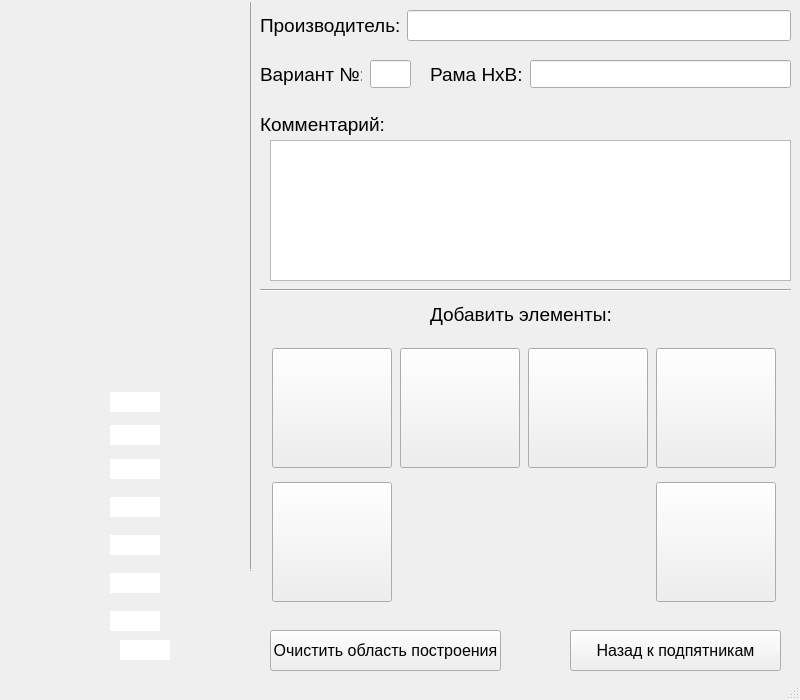
<?xml version="1.0" encoding="UTF-8"?>
<ui version="4.0">
 <class>MainWindow</class>
 <widget class="QMainWindow" name="MainWindow">
  <property name="geometry">
   <rect>
    <x>0</x>
    <y>0</y>
    <width>800</width>
    <height>700</height>
   </rect>
  </property>
  <property name="minimumSize">
   <size>
    <width>250</width>
    <height>700</height>
   </size>
  </property>
  <property name="maximumSize">
   <size>
    <width>800</width>
    <height>700</height>
   </size>
  </property>
  <property name="font">
   <font>
    <family>Arial</family>
    <pointsize>12</pointsize>
   </font>
  </property>
  <property name="windowTitle">
   <string>Отрисовка рам</string>
  </property>
  <widget class="QWidget" name="centralwidget">
   <widget class="QLineEdit" name="lineEdit_d0">
    <property name="geometry">
     <rect>
      <x>120</x>
      <y>640</y>
      <width>50</width>
      <height>20</height>
     </rect>
    </property>
    <property name="focusPolicy">
     <enum>Qt::ClickFocus</enum>
    </property>
    <property name="maxLength">
     <number>4</number>
    </property>
    <property name="frame">
     <bool>false</bool>
    </property>
    <property name="alignment">
     <set>Qt::AlignBottom|Qt::AlignHCenter</set>
    </property>
   </widget>
   <widget class="QLabel" name="bgrnd">
    <property name="geometry">
     <rect>
      <x>0</x>
      <y>0</y>
      <width>250</width>
      <height>671</height>
     </rect>
    </property>
    <property name="text">
     <string/>
    </property>
    <property name="pixmap">
     <pixmap>pics/frame/Bgrnd.png</pixmap>
    </property>
    <property name="scaledContents">
     <bool>true</bool>
    </property>
   </widget>
   <widget class="Line" name="line">
    <property name="geometry">
     <rect>
      <x>250</x>
      <y>0</y>
      <width>1</width>
      <height>571</height>
     </rect>
    </property>
    <property name="frameShadow">
     <enum>QFrame::Raised</enum>
    </property>
    <property name="lineWidth">
     <number>2</number>
    </property>
    <property name="orientation">
     <enum>Qt::Vertical</enum>
    </property>
   </widget>
   <widget class="QWidget" name="horizontalLayoutWidget">
    <property name="geometry">
     <rect>
      <x>260</x>
      <y>10</y>
      <width>531</width>
      <height>31</height>
     </rect>
    </property>
    <layout class="QHBoxLayout" name="horizontalLayout">
     <item>
      <widget class="QLabel" name="label_3">
       <property name="font">
        <font>
         <pointsize>14</pointsize>
        </font>
       </property>
       <property name="text">
        <string>Производитель:</string>
       </property>
      </widget>
     </item>
     <item>
      <widget class="QLineEdit" name="lineEdit">
       <property name="font">
        <font>
         <pointsize>14</pointsize>
        </font>
       </property>
       <property name="alignment">
        <set>Qt::AlignCenter</set>
       </property>
      </widget>
     </item>
    </layout>
   </widget>
   <widget class="QLabel" name="label_4">
    <property name="geometry">
     <rect>
      <x>260</x>
      <y>60</y>
      <width>102</width>
      <height>29</height>
     </rect>
    </property>
    <property name="font">
     <font>
      <pointsize>14</pointsize>
     </font>
    </property>
    <property name="text">
     <string>Вариант №:</string>
    </property>
   </widget>
   <widget class="QLineEdit" name="lineEdit_variant">
    <property name="geometry">
     <rect>
      <x>370</x>
      <y>60</y>
      <width>41</width>
      <height>28</height>
     </rect>
    </property>
    <property name="font">
     <font>
      <pointsize>14</pointsize>
     </font>
    </property>
    <property name="focusPolicy">
     <enum>Qt::ClickFocus</enum>
    </property>
    <property name="maxLength">
     <number>2</number>
    </property>
    <property name="alignment">
     <set>Qt::AlignCenter</set>
    </property>
   </widget>
   <widget class="Line" name="line_2">
    <property name="geometry">
     <rect>
      <x>260</x>
      <y>280</y>
      <width>531</width>
      <height>20</height>
     </rect>
    </property>
    <property name="orientation">
     <enum>Qt::Horizontal</enum>
    </property>
   </widget>
   <widget class="QLabel" name="label_8">
    <property name="geometry">
     <rect>
      <x>430</x>
      <y>60</y>
      <width>102</width>
      <height>29</height>
     </rect>
    </property>
    <property name="font">
     <font>
      <pointsize>14</pointsize>
     </font>
    </property>
    <property name="text">
     <string>Рама HxB:</string>
    </property>
   </widget>
   <widget class="QLineEdit" name="lineEdit_frame">
    <property name="geometry">
     <rect>
      <x>530</x>
      <y>60</y>
      <width>261</width>
      <height>28</height>
     </rect>
    </property>
    <property name="font">
     <font>
      <pointsize>14</pointsize>
     </font>
    </property>
    <property name="focusPolicy">
     <enum>Qt::ClickFocus</enum>
    </property>
    <property name="maxLength">
     <number>10</number>
    </property>
    <property name="alignment">
     <set>Qt::AlignCenter</set>
    </property>
   </widget>
   <widget class="QLabel" name="label_9">
    <property name="geometry">
     <rect>
      <x>260</x>
      <y>110</y>
      <width>131</width>
      <height>29</height>
     </rect>
    </property>
    <property name="font">
     <font>
      <pointsize>14</pointsize>
     </font>
    </property>
    <property name="text">
     <string>Комментарий:</string>
    </property>
   </widget>
   <widget class="QTextEdit" name="textEdit">
    <property name="geometry">
     <rect>
      <x>270</x>
      <y>140</y>
      <width>521</width>
      <height>141</height>
     </rect>
    </property>
    <property name="font">
     <font>
      <pointsize>12</pointsize>
     </font>
    </property>
   </widget>
   <widget class="QPushButton" name="pushButton_pp1">
    <property name="geometry">
     <rect>
      <x>570</x>
      <y>630</y>
      <width>211</width>
      <height>41</height>
     </rect>
    </property>
    <property name="text">
     <string>Назад к подпятникам</string>
    </property>
   </widget>
   <widget class="QLabel" name="label_g1">
    <property name="geometry">
     <rect>
      <x>0</x>
      <y>620</y>
      <width>173</width>
      <height>54</height>
     </rect>
    </property>
    <property name="text">
     <string/>
    </property>
    <property name="pixmap">
     <pixmap>pics/frame/G1.png</pixmap>
    </property>
    <property name="scaledContents">
     <bool>true</bool>
    </property>
   </widget>
   <widget class="QLabel" name="label_10">
    <property name="geometry">
     <rect>
      <x>430</x>
      <y>300</y>
      <width>191</width>
      <height>29</height>
     </rect>
    </property>
    <property name="font">
     <font>
      <pointsize>14</pointsize>
     </font>
    </property>
    <property name="text">
     <string>Добавить элементы:</string>
    </property>
   </widget>
   <widget class="QWidget" name="gridLayoutWidget">
    <property name="geometry">
     <rect>
      <x>270</x>
      <y>340</y>
      <width>511</width>
      <height>271</height>
     </rect>
    </property>
    <layout class="QGridLayout" name="gridLayout">
     <item row="0" column="1">
      <widget class="QPushButton" name="pushButton_dg2">
       <property name="sizePolicy">
        <sizepolicy hsizetype="Fixed" vsizetype="Fixed">
         <horstretch>0</horstretch>
         <verstretch>0</verstretch>
        </sizepolicy>
       </property>
       <property name="minimumSize">
        <size>
         <width>120</width>
         <height>120</height>
        </size>
       </property>
       <property name="maximumSize">
        <size>
         <width>120</width>
         <height>120</height>
        </size>
       </property>
       <property name="sizeIncrement">
        <size>
         <width>0</width>
         <height>0</height>
        </size>
       </property>
       <property name="text">
        <string/>
       </property>
       <property name="icon">
        <iconset>
         <normaloff>pics/thumbs/frdg2.jpg</normaloff>pics/thumbs/frdg2.jpg</iconset>
       </property>
       <property name="iconSize">
        <size>
         <width>110</width>
         <height>110</height>
        </size>
       </property>
       <property name="flat">
        <bool>false</bool>
       </property>
      </widget>
     </item>
     <item row="0" column="2">
      <widget class="QPushButton" name="pushButton_d1">
       <property name="sizePolicy">
        <sizepolicy hsizetype="Fixed" vsizetype="Fixed">
         <horstretch>0</horstretch>
         <verstretch>0</verstretch>
        </sizepolicy>
       </property>
       <property name="minimumSize">
        <size>
         <width>120</width>
         <height>120</height>
        </size>
       </property>
       <property name="maximumSize">
        <size>
         <width>120</width>
         <height>120</height>
        </size>
       </property>
       <property name="sizeIncrement">
        <size>
         <width>0</width>
         <height>0</height>
        </size>
       </property>
       <property name="text">
        <string/>
       </property>
       <property name="icon">
        <iconset>
         <normaloff>pics/thumbs/frd1.jpg</normaloff>pics/thumbs/frd1.jpg</iconset>
       </property>
       <property name="iconSize">
        <size>
         <width>110</width>
         <height>110</height>
        </size>
       </property>
       <property name="flat">
        <bool>false</bool>
       </property>
      </widget>
     </item>
     <item row="0" column="0">
      <widget class="QPushButton" name="pushButton_dg1">
       <property name="sizePolicy">
        <sizepolicy hsizetype="Fixed" vsizetype="Fixed">
         <horstretch>0</horstretch>
         <verstretch>0</verstretch>
        </sizepolicy>
       </property>
       <property name="minimumSize">
        <size>
         <width>120</width>
         <height>120</height>
        </size>
       </property>
       <property name="maximumSize">
        <size>
         <width>120</width>
         <height>120</height>
        </size>
       </property>
       <property name="sizeIncrement">
        <size>
         <width>0</width>
         <height>0</height>
        </size>
       </property>
       <property name="text">
        <string/>
       </property>
       <property name="icon">
        <iconset>
         <normaloff>pics/thumbs/frdg1.jpg</normaloff>pics/thumbs/frdg1.jpg</iconset>
       </property>
       <property name="iconSize">
        <size>
         <width>110</width>
         <height>110</height>
        </size>
       </property>
       <property name="flat">
        <bool>false</bool>
       </property>
      </widget>
     </item>
     <item row="1" column="0">
      <widget class="QPushButton" name="pushButton_g2">
       <property name="sizePolicy">
        <sizepolicy hsizetype="Fixed" vsizetype="Fixed">
         <horstretch>0</horstretch>
         <verstretch>0</verstretch>
        </sizepolicy>
       </property>
       <property name="minimumSize">
        <size>
         <width>120</width>
         <height>120</height>
        </size>
       </property>
       <property name="maximumSize">
        <size>
         <width>120</width>
         <height>120</height>
        </size>
       </property>
       <property name="sizeIncrement">
        <size>
         <width>0</width>
         <height>0</height>
        </size>
       </property>
       <property name="text">
        <string/>
       </property>
       <property name="icon">
        <iconset>
         <normaloff>pics/thumbs/frg2.jpg</normaloff>pics/thumbs/frg2.jpg</iconset>
       </property>
       <property name="iconSize">
        <size>
         <width>110</width>
         <height>110</height>
        </size>
       </property>
       <property name="flat">
        <bool>false</bool>
       </property>
      </widget>
     </item>
     <item row="0" column="3">
      <widget class="QPushButton" name="pushButton_d2">
       <property name="sizePolicy">
        <sizepolicy hsizetype="Fixed" vsizetype="Fixed">
         <horstretch>0</horstretch>
         <verstretch>0</verstretch>
        </sizepolicy>
       </property>
       <property name="minimumSize">
        <size>
         <width>120</width>
         <height>120</height>
        </size>
       </property>
       <property name="maximumSize">
        <size>
         <width>120</width>
         <height>120</height>
        </size>
       </property>
       <property name="sizeIncrement">
        <size>
         <width>0</width>
         <height>0</height>
        </size>
       </property>
       <property name="text">
        <string/>
       </property>
       <property name="icon">
        <iconset>
         <normaloff>pics/thumbs/frd2.jpg</normaloff>pics/thumbs/frd2.jpg</iconset>
       </property>
       <property name="iconSize">
        <size>
         <width>110</width>
         <height>110</height>
        </size>
       </property>
       <property name="flat">
        <bool>false</bool>
       </property>
      </widget>
     </item>
     <item row="1" column="3">
      <widget class="QPushButton" name="pushButton_nd">
       <property name="sizePolicy">
        <sizepolicy hsizetype="Fixed" vsizetype="Fixed">
         <horstretch>0</horstretch>
         <verstretch>0</verstretch>
        </sizepolicy>
       </property>
       <property name="minimumSize">
        <size>
         <width>120</width>
         <height>120</height>
        </size>
       </property>
       <property name="maximumSize">
        <size>
         <width>120</width>
         <height>120</height>
        </size>
       </property>
       <property name="sizeIncrement">
        <size>
         <width>0</width>
         <height>0</height>
        </size>
       </property>
       <property name="text">
        <string/>
       </property>
       <property name="icon">
        <iconset>
         <normaloff>pics/thumbs/frg1x.jpg</normaloff>pics/thumbs/frg1x.jpg</iconset>
       </property>
       <property name="iconSize">
        <size>
         <width>110</width>
         <height>110</height>
        </size>
       </property>
       <property name="flat">
        <bool>false</bool>
       </property>
      </widget>
     </item>
    </layout>
   </widget>
   <widget class="QLabel" name="label_dg1">
    <property name="geometry">
     <rect>
      <x>0</x>
      <y>591</y>
      <width>134</width>
      <height>54</height>
     </rect>
    </property>
    <property name="text">
     <string/>
    </property>
    <property name="pixmap">
     <pixmap>pics/frame/DG1.png</pixmap>
    </property>
    <property name="scaledContents">
     <bool>true</bool>
    </property>
   </widget>
   <widget class="QLineEdit" name="lineEdit_d1">
    <property name="geometry">
     <rect>
      <x>110</x>
      <y>611</y>
      <width>50</width>
      <height>20</height>
     </rect>
    </property>
    <property name="font">
     <font>
      <pointsize>11</pointsize>
     </font>
    </property>
    <property name="focusPolicy">
     <enum>Qt::ClickFocus</enum>
    </property>
    <property name="maxLength">
     <number>4</number>
    </property>
    <property name="frame">
     <bool>false</bool>
    </property>
    <property name="alignment">
     <set>Qt::AlignLeading|Qt::AlignLeft|Qt::AlignVCenter</set>
    </property>
   </widget>
   <widget class="QLabel" name="label_ng">
    <property name="geometry">
     <rect>
      <x>0</x>
      <y>620</y>
      <width>173</width>
      <height>54</height>
     </rect>
    </property>
    <property name="text">
     <string/>
    </property>
    <property name="pixmap">
     <pixmap>pics/frame/NG.png</pixmap>
    </property>
    <property name="scaledContents">
     <bool>true</bool>
    </property>
   </widget>
   <widget class="QLabel" name="label_d1">
    <property name="geometry">
     <rect>
      <x>0</x>
      <y>553</y>
      <width>134</width>
      <height>54</height>
     </rect>
    </property>
    <property name="text">
     <string/>
    </property>
    <property name="pixmap">
     <pixmap>pics/frame/D1.png</pixmap>
    </property>
    <property name="scaledContents">
     <bool>true</bool>
    </property>
   </widget>
   <widget class="QLabel" name="label_d2">
    <property name="geometry">
     <rect>
      <x>0</x>
      <y>515</y>
      <width>134</width>
      <height>54</height>
     </rect>
    </property>
    <property name="text">
     <string/>
    </property>
    <property name="pixmap">
     <pixmap>pics/frame/D2.png</pixmap>
    </property>
    <property name="scaledContents">
     <bool>true</bool>
    </property>
   </widget>
   <widget class="QLabel" name="label_d1_2">
    <property name="geometry">
     <rect>
      <x>0</x>
      <y>477</y>
      <width>134</width>
      <height>54</height>
     </rect>
    </property>
    <property name="text">
     <string/>
    </property>
    <property name="pixmap">
     <pixmap>pics/frame/D1.png</pixmap>
    </property>
    <property name="scaledContents">
     <bool>true</bool>
    </property>
   </widget>
   <widget class="QLabel" name="label_dg2">
    <property name="geometry">
     <rect>
      <x>0</x>
      <y>439</y>
      <width>134</width>
      <height>54</height>
     </rect>
    </property>
    <property name="text">
     <string/>
    </property>
    <property name="pixmap">
     <pixmap>pics/frame/DG2.png</pixmap>
    </property>
    <property name="scaledContents">
     <bool>true</bool>
    </property>
   </widget>
   <widget class="QLabel" name="label_g2">
    <property name="geometry">
     <rect>
      <x>0</x>
      <y>402</y>
      <width>134</width>
      <height>54</height>
     </rect>
    </property>
    <property name="text">
     <string/>
    </property>
    <property name="pixmap">
     <pixmap>pics/frame/G2.png</pixmap>
    </property>
    <property name="scaledContents">
     <bool>true</bool>
    </property>
   </widget>
   <widget class="QLineEdit" name="lineEdit_d1_2">
    <property name="geometry">
     <rect>
      <x>110</x>
      <y>573</y>
      <width>50</width>
      <height>20</height>
     </rect>
    </property>
    <property name="focusPolicy">
     <enum>Qt::ClickFocus</enum>
    </property>
    <property name="maxLength">
     <number>4</number>
    </property>
    <property name="frame">
     <bool>false</bool>
    </property>
    <property name="alignment">
     <set>Qt::AlignLeading|Qt::AlignLeft|Qt::AlignVCenter</set>
    </property>
   </widget>
   <widget class="QLineEdit" name="lineEdit_d1_3">
    <property name="geometry">
     <rect>
      <x>110</x>
      <y>535</y>
      <width>50</width>
      <height>20</height>
     </rect>
    </property>
    <property name="focusPolicy">
     <enum>Qt::ClickFocus</enum>
    </property>
    <property name="maxLength">
     <number>4</number>
    </property>
    <property name="frame">
     <bool>false</bool>
    </property>
    <property name="alignment">
     <set>Qt::AlignLeading|Qt::AlignLeft|Qt::AlignVCenter</set>
    </property>
   </widget>
   <widget class="QLineEdit" name="lineEdit_d1_4">
    <property name="geometry">
     <rect>
      <x>110</x>
      <y>497</y>
      <width>50</width>
      <height>20</height>
     </rect>
    </property>
    <property name="focusPolicy">
     <enum>Qt::ClickFocus</enum>
    </property>
    <property name="maxLength">
     <number>4</number>
    </property>
    <property name="frame">
     <bool>false</bool>
    </property>
    <property name="alignment">
     <set>Qt::AlignLeading|Qt::AlignLeft|Qt::AlignVCenter</set>
    </property>
   </widget>
   <widget class="QLineEdit" name="lineEdit_d1_5">
    <property name="geometry">
     <rect>
      <x>110</x>
      <y>459</y>
      <width>50</width>
      <height>20</height>
     </rect>
    </property>
    <property name="focusPolicy">
     <enum>Qt::ClickFocus</enum>
    </property>
    <property name="maxLength">
     <number>4</number>
    </property>
    <property name="frame">
     <bool>false</bool>
    </property>
    <property name="alignment">
     <set>Qt::AlignLeading|Qt::AlignLeft|Qt::AlignVCenter</set>
    </property>
   </widget>
   <widget class="QLineEdit" name="lineEdit_d1_6">
    <property name="geometry">
     <rect>
      <x>110</x>
      <y>425</y>
      <width>50</width>
      <height>20</height>
     </rect>
    </property>
    <property name="focusPolicy">
     <enum>Qt::ClickFocus</enum>
    </property>
    <property name="maxLength">
     <number>4</number>
    </property>
    <property name="frame">
     <bool>false</bool>
    </property>
    <property name="alignment">
     <set>Qt::AlignLeading|Qt::AlignLeft|Qt::AlignVCenter</set>
    </property>
   </widget>
   <widget class="QPushButton" name="pushButton_clr">
    <property name="geometry">
     <rect>
      <x>270</x>
      <y>630</y>
      <width>231</width>
      <height>41</height>
     </rect>
    </property>
    <property name="text">
     <string>Очистить область построения</string>
    </property>
   </widget>
   <widget class="QLabel" name="label_dg2_2">
    <property name="geometry">
     <rect>
      <x>0</x>
      <y>372</y>
      <width>134</width>
      <height>54</height>
     </rect>
    </property>
    <property name="text">
     <string/>
    </property>
    <property name="pixmap">
     <pixmap>pics/frame/DG2.png</pixmap>
    </property>
    <property name="scaledContents">
     <bool>true</bool>
    </property>
   </widget>
   <widget class="QLineEdit" name="lineEdit_d1_7">
    <property name="geometry">
     <rect>
      <x>110</x>
      <y>392</y>
      <width>50</width>
      <height>20</height>
     </rect>
    </property>
    <property name="focusPolicy">
     <enum>Qt::ClickFocus</enum>
    </property>
    <property name="maxLength">
     <number>4</number>
    </property>
    <property name="frame">
     <bool>false</bool>
    </property>
    <property name="alignment">
     <set>Qt::AlignLeading|Qt::AlignLeft|Qt::AlignVCenter</set>
    </property>
   </widget>
   <zorder>bgrnd</zorder>
   <zorder>label_ng</zorder>
   <zorder>label_g1</zorder>
   <zorder>lineEdit_d0</zorder>
   <zorder>line</zorder>
   <zorder>horizontalLayoutWidget</zorder>
   <zorder>label_4</zorder>
   <zorder>lineEdit_variant</zorder>
   <zorder>line_2</zorder>
   <zorder>label_8</zorder>
   <zorder>lineEdit_frame</zorder>
   <zorder>label_9</zorder>
   <zorder>textEdit</zorder>
   <zorder>pushButton_pp1</zorder>
   <zorder>label_10</zorder>
   <zorder>gridLayoutWidget</zorder>
   <zorder>label_dg1</zorder>
   <zorder>lineEdit_d1</zorder>
   <zorder>label_d1</zorder>
   <zorder>label_d2</zorder>
   <zorder>label_d1_2</zorder>
   <zorder>label_dg2</zorder>
   <zorder>label_g2</zorder>
   <zorder>lineEdit_d1_2</zorder>
   <zorder>lineEdit_d1_3</zorder>
   <zorder>lineEdit_d1_4</zorder>
   <zorder>lineEdit_d1_5</zorder>
   <zorder>lineEdit_d1_6</zorder>
   <zorder>pushButton_clr</zorder>
   <zorder>label_dg2_2</zorder>
   <zorder>lineEdit_d1_7</zorder>
  </widget>
  <widget class="QStatusBar" name="statusbar"/>
 </widget>
 <resources/>
 <connections/>
</ui>
